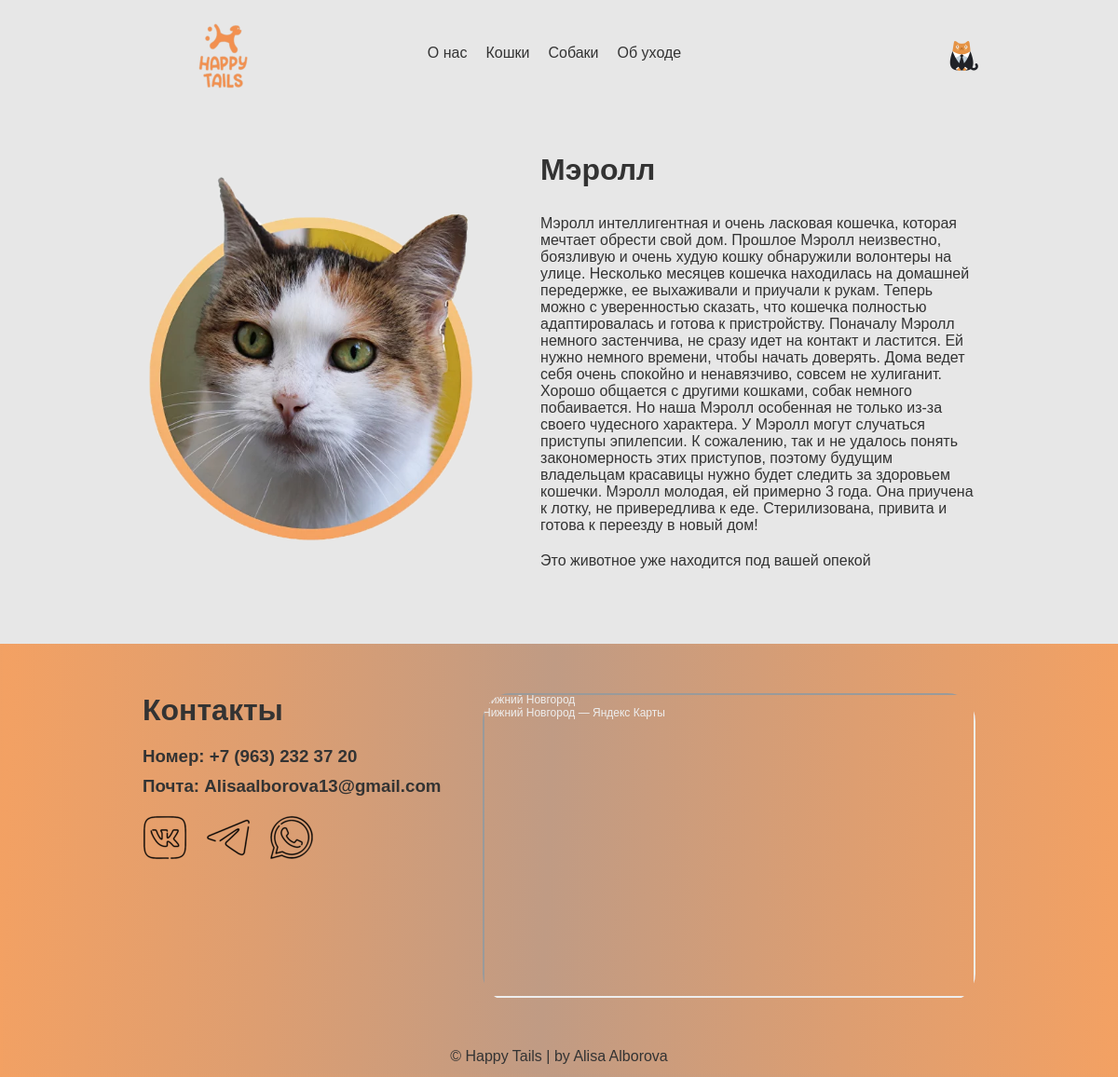
Screenshot of /animal_cart/3 (signed in) with the database file from the repository.
### models.py (models this page shows)
class Animals(db.Model):
    id = db.Column(db.Integer, primary_key=True)
    name = db.Column(db.String(200), nullable=False)
    description = db.Column(db.Text, nullable=False)
    photo = db.Column(db.String(200), nullable=False)
    kind = db.Column(db.String(200), nullable=False)
    age = db.Column(db.Integer, nullable=False)
    gender = db.Column(db.String(200), nullable=False)
    orders = db.relationship('Orders', backref='animal', lazy=True)

### app.py (the view)
@app.route('/animal_cart/<int:animal_id>')
def animal_cart(animal_id):
    single_animal = Animals.query.filter_by(id=animal_id).all()
    if current_user.is_authenticated:
        order_user_single_animal = Orders.query.filter_by(id_user=current_user.id, id_animal=animal_id).first()
    else:
        order_user_single_animal = "sorry"
    return render_template('animal_cart.html', single_animal=single_animal,
                           order_user_single_animal=order_user_single_animal)

### app.py (called while the page is built)
@login_manager.user_loader
def load_user(user_id):
    return Users.query.get(int(user_id))

### templates/animal_cart.html (shortened to what this page needs)
{% extends 'base.html' %}
{% block body %}
<div class="main">
    <div class="animal_cart_content">
        <img src="../static/images/animals/{{single_animal[0].photo}}" alt="">
        <div class="animal_cart_desc">
            <h1> {{single_animal[0].name}}</h1>
            <p>
                {{single_animal[0].description}}
            </p>
                {% if current_user.is_authenticated %}
                    {% if order_user_single_animal %}
                        <div style="margin-top:20px;">
                        <p>Это животное уже находится под вашей опекой</p>
                        </div>
                    {% else %}
                        <div style="margin-top:20px;">
                        <a href="/form/{{single_animal[0].name}}">Оформить опеку</a>
                        </div>
                    {% endif %}
                {% else %}
                <div style="margin-top:20px;">
                    <a href="/login">Войдите или Зарегистрируйтесь что бы оформить опеку</a>
                </div>
                {% endif %}
        </div>
    </div>
</div>
{% endblock %}

### static/style.css (style rules this page uses)
* { margin: 0; padding: 0; box-sizing: border-box; }
h1, h3, h2,p,button { font-family: 'Montserrat', sans-serif; color: #333333; }
body { background-color: #E7E7E7; height: 100%; width: 100%; max-width: 2000px; margin: 0; padding: 0; }
.main { width: 100%; }
.animal_cart_content { margin-top: 50px; margin-bottom: 80px; display: flex; margin-left: 150px; margin-right: 150px; align-items: center; }
.animal_cart_content img { width: 400px; height: 400px; }
.animal_cart_desc { margin-left: 60px; }
.animal_cart_desc h1 { margin-bottom: 30px; color: #333333; }
.animal_cart_desc p { color: #333333; }

### rows the page displays
Animals: photo (picture), name "Мэролл", description "Мэролл интеллигентная и очень ласковая кошечка, которая мечтает обрести свой дом. Прошлое Мэролл неизвестно, боязливую и очень худую кошку обнаружили волонтеры на улице. Несколько месяцев кошечка находилась на домашней передержке, ее выхаживали и приучали к рукам. Теперь можно с уверенностью сказать, что кошечка полностью адаптировалась и готова к пристройству. Поначалу Мэролл немного застенчива, не сразу идет на контакт и ластится. Ей нужно немного времени, чтобы начать доверять. Дома ведет себя очень спокойно и ненавязчиво, совсем не хулиганит. Хорошо общается с другими кошками, собак немного побаивается. Но наша Мэролл особенная не только из-за своего чудесного характера. У Мэролл могут…"
